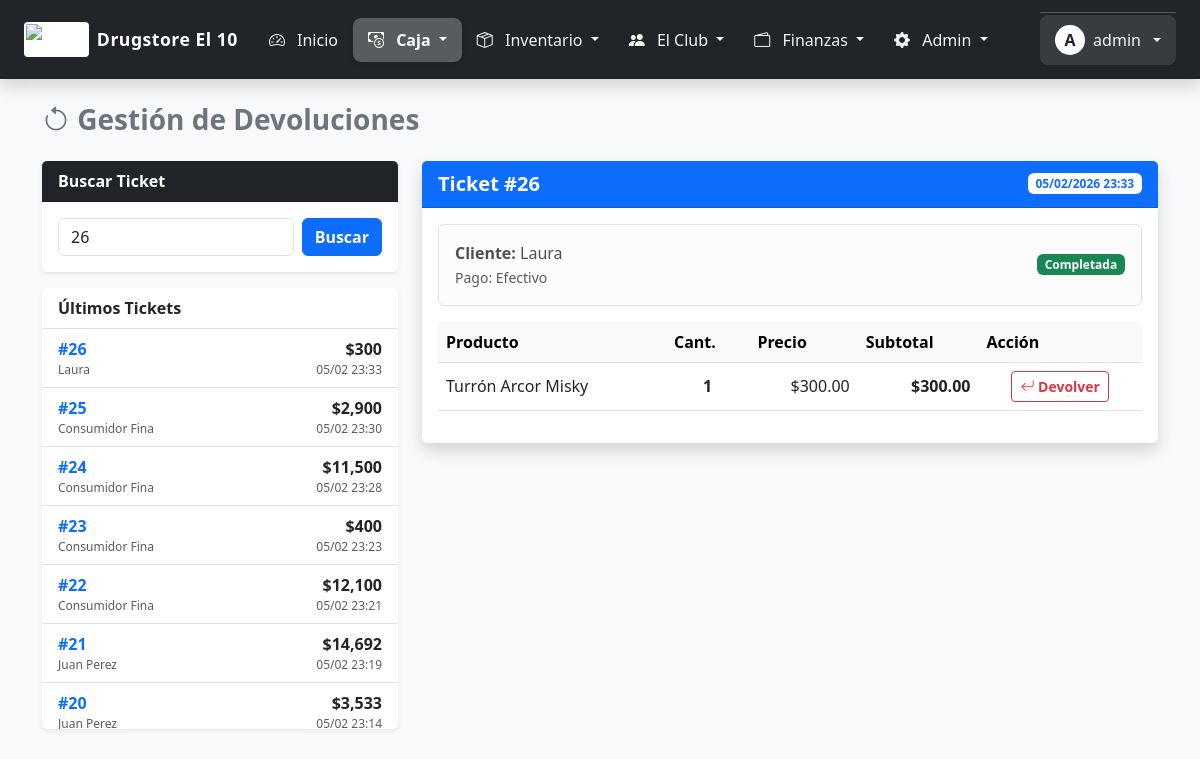
/devoluciones.php?id_ticket=26 (signed in), run on the app's committed database.
### tables this page shows
CREATE TABLE `ventas` (
  `id` int(11) NOT NULL,
  `codigo_ticket` varchar(50) DEFAULT NULL,
  `id_caja_sesion` int(11) NOT NULL,
  `id_usuario` int(11) NOT NULL,
  `id_cliente` int(11) NOT NULL,
  `fecha` datetime DEFAULT current_timestamp(),
  `total` decimal(12,2) NOT NULL,
  `descuento_monto_cupon` decimal(12,2) DEFAULT 0.00,
  `descuento_manual` decimal(12,2) DEFAULT 0.00,
  `codigo_cupon` varchar(50) DEFAULT NULL,
  `metodo_pago` enum('Efectivo','Debito','Credito','MP','CtaCorriente','Mixto') DEFAULT 'Efectivo',
  `estado` enum('completada','anulada','pendiente_retiro') DEFAULT 'completada',
  `origen` enum('local','web') DEFAULT 'local'
);

CREATE TABLE `clientes` (
  `id` int(11) NOT NULL,
  `nombre` varchar(100) NOT NULL,
  `dni_cuit` varchar(20) DEFAULT NULL,
  `email` varchar(100) DEFAULT NULL,
  `password` varchar(255) DEFAULT NULL,
  `telefono` varchar(50) DEFAULT NULL,
  `direccion` varchar(255) DEFAULT NULL,
  `foto_perfil` varchar(255) DEFAULT 'default_user.png',
  `fecha_nacimiento` date DEFAULT NULL,
  `recibir_notificaciones` tinyint(1) DEFAULT 1,
  `limite_credito` decimal(12,2) DEFAULT 0.00,
  `saldo_deudor` decimal(12,2) DEFAULT 0.00,
  `puntos_acumulados` int(11) DEFAULT 0,
  `fecha_registro` datetime DEFAULT current_timestamp(),
  `whatsapp` varchar(50) DEFAULT NULL,
  `dni` varchar(20) DEFAULT NULL,
  `saldo_actual` decimal(10,2) DEFAULT 0.00,
  `saldo_favor` decimal(10,2) DEFAULT 0.00
);

CREATE TABLE `detalle_ventas` (
  `id` int(11) NOT NULL,
  `id_venta` int(11) NOT NULL,
  `id_producto` int(11) NOT NULL,
  `cantidad` decimal(12,3) NOT NULL,
  `precio_historico` decimal(12,2) NOT NULL,
  `subtotal` decimal(12,2) NOT NULL
);

CREATE TABLE `productos` (
  `id` int(11) NOT NULL,
  `codigo_barras` varchar(100) DEFAULT NULL,
  `descripcion` varchar(255) NOT NULL,
  `descripcion_larga` text DEFAULT NULL,
  `id_categoria` int(11) DEFAULT NULL,
  `id_proveedor` int(11) DEFAULT NULL,
  `tipo` enum('unitario','combo','pesable') DEFAULT 'unitario',
  `precio_costo` decimal(12,2) NOT NULL DEFAULT 0.00,
  `precio_venta` decimal(12,2) NOT NULL DEFAULT 0.00,
  `precio_oferta` decimal(12,2) DEFAULT NULL,
  `stock_actual` decimal(12,3) NOT NULL DEFAULT 0.000,
  `stock_minimo` decimal(12,3) DEFAULT 5.000,
  `imagen_url` varchar(255) DEFAULT 'default.jpg',
  `es_destacado_web` tinyint(1) DEFAULT 0,
  `es_apto_celiaco` tinyint(1) DEFAULT 0,
  `es_apto_vegano` tinyint(1) DEFAULT 0,
  `activo` tinyint(1) DEFAULT 1,
  `fecha_vencimiento` date DEFAULT NULL,
  `dias_alerta` int(11) DEFAULT NULL,
  `es_vegano` tinyint(1) DEFAULT 0,
  `es_celiaco` tinyint(1) DEFAULT 0
);

### devoluciones.php (the view, shortened to what this page needs)
<?php
try {
    $conexion->exec("CREATE TABLE IF NOT EXISTS devoluciones (id INT AUTO_INCREMENT PRIMARY KEY, id_venta_original INT, id_producto INT, cantidad DECIMAL(10,2), monto_devuelto DECIMAL(10,2), fecha DATETIME, id_usuario INT)");
} catch(Exception $e) { }
$venta = null;
$items = [];
$productos_devueltos = [];
$id_ticket_buscado = $_GET['id_ticket'] ?? '';
if ($id_ticket_buscado > 0) {
    $stmt = $conexion->prepare("SELECT v.*, c.nombre as cliente FROM ventas v LEFT JOIN clientes c ON v.id_cliente = c.id WHERE v.id = ?");
    $stmt->execute([$id_ticket_buscado]);
    $venta = $stmt->fetch(PDO::FETCH_ASSOC);
    if ($venta) {
        $stmtDet = $conexion->prepare("SELECT d.*, p.descripcion FROM detalle_ventas d JOIN productos p ON d.id_producto = p.id WHERE d.id_venta = ?");
        $stmtDet->execute([$id_ticket_buscado]);
        $items = $stmtDet->fetchAll(PDO::FETCH_ASSOC);
        $stmtDevs = $conexion->prepare("SELECT id_producto FROM devoluciones WHERE id_venta_original = ?");
        $stmtDevs->execute([$id_ticket_buscado]);
        $productos_devueltos = $stmtDevs->fetchAll(PDO::FETCH_COLUMN);
    }
}
$ultimas = $conexion->query("SELECT v.id, v.total, v.fecha, c.nombre, (SELECT COUNT(*) FROM devoluciones d WHERE d.id_venta_original = v.id) as tiene_dev FROM ventas v LEFT JOIN clientes c ON v.id_cliente = c.id ORDER BY v.id DESC LIMIT 15")->fetchAll(PDO::FETCH_ASSOC);
?>
<!DOCTYPE html>
<html lang="es">
<head>
    <link href="https://cdn.jsdelivr.net/npm/bootstrap@5.3.0/dist/css/bootstrap.min.css" rel="stylesheet">
    <link rel="stylesheet" href="https://cdn.jsdelivr.net/npm/bootstrap-icons@1.10.0/font/bootstrap-icons.css">
</head>
<body class="bg-light">
    <?php
    if(file_exists('includes/menu.php')) include 'includes/menu.php';
    elseif(file_exists('menu.php')) include 'menu.php';
    ?>
    <div class="container pb-5 mt-4">
        <h3 class="mb-4 fw-bold text-secondary"><i class="bi bi-arrow-counterclockwise"></i> Gestión de Devoluciones</h3>
        <div class="row">
            <div class="col-md-4">
                <div class="card shadow-sm mb-3 border-0">
                    <div class="card-header bg-dark text-white fw-bold">Buscar Ticket</div>
                    <div class="card-body">
                        <form method="GET" class="d-flex gap-2">
                            <input type="number" name="id_ticket" class="form-control" placeholder="N° Ticket" required value="<?php echo htmlspecialchars($id_ticket_buscado); ?>">
                            <button class="btn btn-primary fw-bold">Buscar</button>
                        </form>
                    </div>
                </div>
                <div class="card shadow-sm border-0">
                    <div class="card-header bg-white fw-bold border-bottom">Últimos Tickets</div>
                    <div class="list-group list-group-flush" style="max-height: 400px; overflow-y: auto;">
                        <?php foreach($ultimas as $u): ?>
                            <a href="devoluciones.php?id_ticket=<?php echo $u['id']; ?>" class="list-group-item list-group-item-action d-flex justify-content-between align-items-center">
                                <div>
                                    <span class="fw-bold text-primary">#<?php echo $u['id']; ?></span>
                                    <small class="d-block text-muted" style="font-size:0.75rem"><?php echo substr($u['nombre'] ?? 'Consumidor Final', 0, 15); ?></small>
                                </div>
                                <div class="text-end">
                                    <span class="fw-bold text-dark">$<?php echo number_format($u['total'], 0); ?></span>
                                    <small class="d-block text-muted" style="font-size:0.75rem"><?php echo date('d/m H:i', strtotime($u['fecha'])); ?></small>
                                </div>
                            </a>
                        <?php endforeach; ?>
                    </div>
                </div>
            </div>
            <div class="col-md-8">
                <?php if($venta): ?>
                    <div class="card shadow border-0">
                        <div class="card-header bg-primary text-white d-flex justify-content-between align-items-center">
                            <span class="fw-bold fs-5">Ticket #<?php echo $venta['id']; ?></span>
                            <span class="badge bg-white text-primary"><?php echo date('d/m/Y H:i', strtotime($venta['fecha'])); ?></span>
                        </div>
                        <div class="card-body">
                            <div class="alert alert-light border d-flex justify-content-between align-items-center">
                                <div>
                                    <strong>Cliente:</strong> <?php echo $venta['cliente'] ?? 'Consumidor Final'; ?><br>
                                    <small class="text-muted">Pago: <?php echo $venta['metodo_pago']; ?></small>
                                </div>
                                <span class="badge bg-success">Completada</span>
                            </div>
                            <div class="table-responsive">
                                <table class="table table-hover align-middle">
                                    <thead class="table-light">
                                        <tr><th>Producto</th><th>Cant.</th><th>Precio</th><th>Subtotal</th><th>Acción</th></tr>
                                    </thead>
                                    <tbody>
                                        <?php foreach($items as $i):
                                            $ya_devuelto = in_array($i['id_producto'], $productos_devueltos);
                                            $clase_row = $ya_devuelto ? 'row-devuelto' : '';
                                        ?>
                                        <tr class="<?php echo $clase_row; ?>">
                                            <td><?php echo $i['descripcion']; ?><?php if($ya_devuelto): ?><span class="badge bg-danger ms-2">DEVUELTO</span><?php endif; ?></td>
                                            <td class="text-center fw-bold"><?php echo floatval($i['cantidad']); ?></td>
                                            <td class="text-end">$<?php echo number_format($i['precio_historico'] ?? $i['precio_unitario'] ?? 0, 2); ?></td>
                                            <td class="text-end fw-bold">$<?php echo number_format($i['subtotal'], 2); ?></td>
                                            <td class="text-center">
                                                <?php if($ya_devuelto): ?>
                                                    <button class="btn btn-secondary btn-sm fw-bold" disabled><i class="bi bi-x-circle"></i> Ya Devuelto</button>
                                                <?php else: ?>
                                                    <form method="POST" class="form-devolucion">
                                                        <button type="button" class="btn btn-outline-danger btn-sm fw-bold btn-confirmar-dev"><i class="bi bi-arrow-return-left"></i> Devolver</button>
                                                    </form>
                                                <?php endif; ?>
                                            </td>
                                        </tr>
                                        <?php endforeach; ?>
                                    </tbody>
                                </table>
                            </div>
                        </div>
                    </div>
                <?php endif; ?>
            </div>
        </div>
    </div>
</body>
</html>

### data on the page
ventas: id "26", id_cliente.nombre "Laura", total "300", fecha "05/02 23:33", fecha "05/02/2026 23:33", metodo_pago "Efectivo"
ventas: id "25", id_cliente.nombre "Consumidor Fina", total "2,900", fecha "05/02 23:30"
ventas: id "24", id_cliente.nombre "Consumidor Fina", total "11,500", fecha "05/02 23:28"
ventas: id "23", id_cliente.nombre "Consumidor Fina", total "400", fecha "05/02 23:23"
ventas: id "22", id_cliente.nombre "Consumidor Fina", total "12,100", fecha "05/02 23:21"
ventas: id "21", id_cliente.nombre "Juan Perez", total "14,692", fecha "05/02 23:19"
ventas: id "20", id_cliente.nombre "Juan Perez", total "3,533", fecha "05/02 23:14"
detalle_ventas: id_producto.descripcion "Turrón Arcor Misky", cantidad "1", precio_historico "300.00", subtotal "300.00"

### other printed values
$nombre_negocio "Drugstore El 10"
substr($_SESSION['usuario'] ?? 'U', 0, 1) "A"
$_SESSION['usuario'] "admin"
